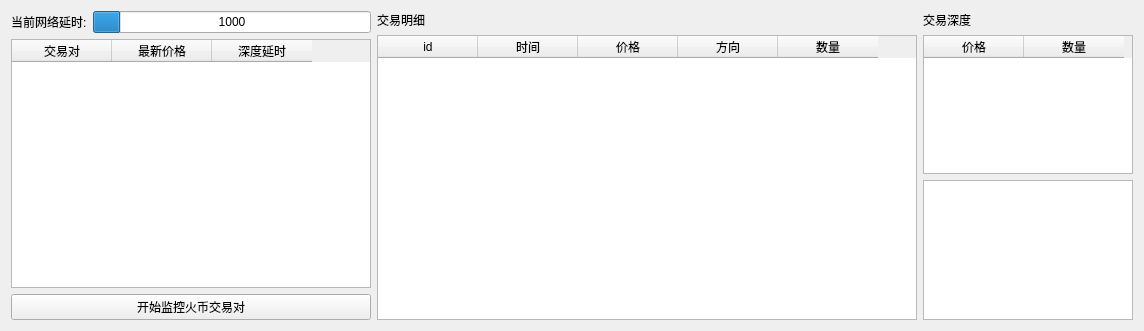
  <widget class="QWidget" name="layoutWidget">
   <property name="geometry">
    <rect>
     <x>30</x>
     <y>20</y>
     <width>1137</width>
     <height>331</height>
    </rect>
   </property>
   <layout class="QHBoxLayout" name="horizontalLayout_4">
    <item>
     <layout class="QVBoxLayout" name="verticalLayout_2">
      <item>
       <layout class="QHBoxLayout" name="horizontalLayout_2">
        <item>
         <widget class="QLabel" name="label">
          <property name="text">
           <string>当前网络延时:</string>
          </property>
         </widget>
        </item>
        <item>
         <widget class="QProgressBar" name="process_huobi">
          <property name="maximum">
           <number>10000</number>
          </property>
          <property name="value">
           <number>1000</number>
          </property>
          <property name="textVisible">
           <bool>true</bool>
          </property>
          <property name="format">
           <string>%v</string>
          </property>
         </widget>
        </item>
       </layout>
      </item>
      <item>
       <widget class="QTableWidget" name="tabHuobi">
        <property name="minimumSize">
         <size>
          <width>360</width>
          <height>0</height>
         </size>
        </property>
        <property name="sortingEnabled">
         <bool>true</bool>
        </property>
        <column>
         <property name="text">
          <string>交易对</string>
         </property>
        </column>
        <column>
         <property name="text">
          <string>最新价格</string>
         </property>
        </column>
        <column>
         <property name="text">
          <string>深度延时</string>
         </property>
        </column>
       </widget>
      </item>
      <item>
       <widget class="QPushButton" name="btnHuobiTransactionStart">
        <property name="text">
         <string>开始监控火币交易对</string>
        </property>
       </widget>
      </item>
     </layout>
    </item>
    <item>
     <layout class="QVBoxLayout" name="verticalLayout_3">
      <item>
       <widget class="QLabel" name="label_2">
        <property name="text">
         <string>交易明细</string>
        </property>
       </widget>
      </item>
      <item>
       <widget class="QTableWidget" name="tabHuobiTradeDetail">
        <property name="minimumSize">
         <size>
          <width>540</width>
          <height>0</height>
         </size>
        </property>
        <property name="sortingEnabled">
         <bool>true</bool>
        </property>
        <column>
         <property name="text">
          <string>id</string>
         </property>
        </column>
        <column>
         <property name="text">
          <string>时间</string>
         </property>
        </column>
        <column>
         <property name="text">
          <string>价格</string>
         </property>
        </column>
        <column>
         <property name="text">
          <string>方向</string>
         </property>
        </column>
        <column>
         <property name="text">
          <string>数量</string>
         </property>
        </column>
       </widget>
      </item>
     </layout>
    </item>
    <item>
     <layout class="QVBoxLayout" name="verticalLayout_4">
      <item>
       <widget class="QLabel" name="label_3">
        <property name="minimumSize">
         <size>
          <width>210</width>
          <height>0</height>
         </size>
        </property>
        <property name="maximumSize">
         <size>
          <width>210</width>
          <height>16777215</height>
         </size>
        </property>
        <property name="text">
         <string>交易深度</string>
        </property>
       </widget>
      </item>
      <item>
       <widget class="QTableWidget" name="tabHuobiDepthAsks">
        <property name="minimumSize">
         <size>
          <width>210</width>
          <height>0</height>
         </size>
        </property>
        <property name="maximumSize">
         <size>
          <width>210</width>
          <height>16777215</height>
         </size>
        </property>
        <property name="sortingEnabled">
         <bool>true</bool>
        </property>
        <attribute name="horizontalHeaderVisible">
         <bool>true</bool>
        </attribute>
        <column>
         <property name="text">
          <string>价格</string>
         </property>
        </column>
        <column>
         <property name="text">
          <string>数量</string>
         </property>
        </column>
       </widget>
      </item>
      <item>
       <widget class="QTableWidget" name="tabHuobiDepthBids">
        <property name="minimumSize">
         <size>
          <width>210</width>
          <height>0</height>
         </size>
        </property>
        <property name="maximumSize">
         <size>
          <width>210</width>
          <height>16777215</height>
         </size>
        </property>
        <property name="sortingEnabled">
         <bool>true</bool>
        </property>
        <attribute name="horizontalHeaderVisible">
         <bool>false</bool>
        </attribute>
        <column>
         <property name="text">
          <string>价格</string>
         </property>
        </column>
        <column>
         <property name="text">
          <string>数量</string>
         </property>
        </column>
       </widget>
      </item>
     </layout>
    </item>
   </layout>
  </widget>
